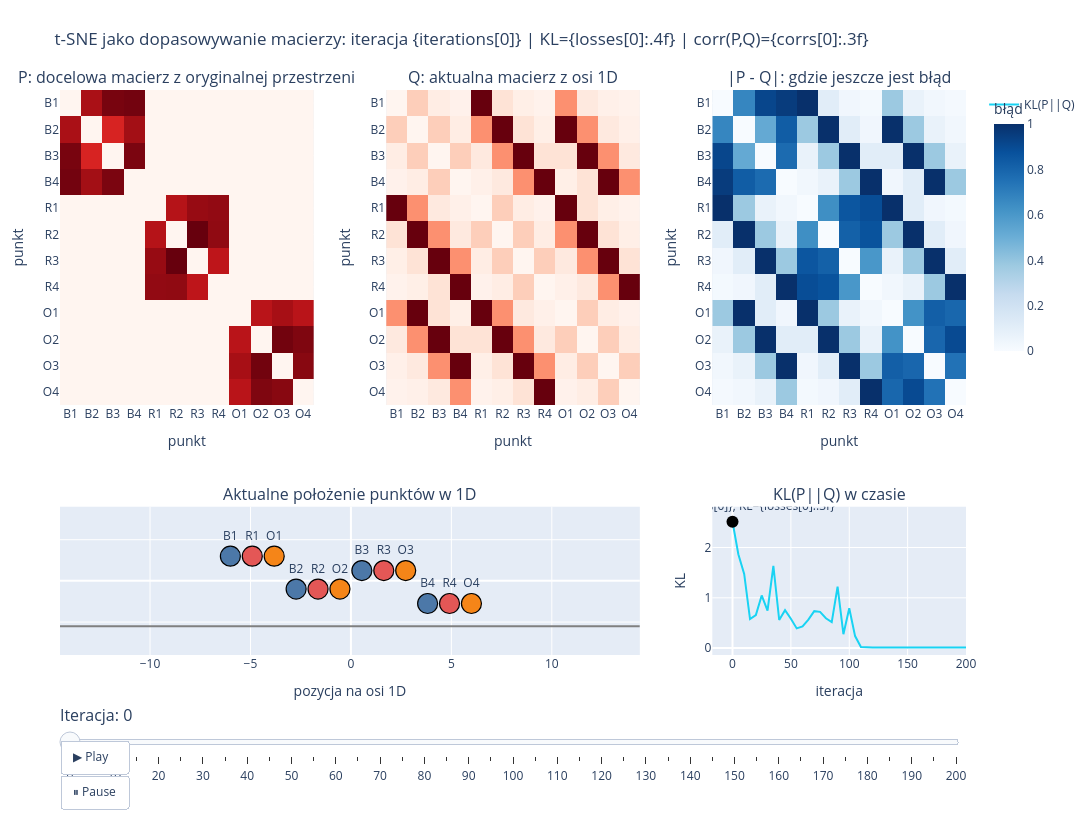

Here is the notebook cell this chart was saved with:
### Markdown cell above
W kolejnych krokach zobaczymy, jak t-SNE zamienia odległości pomiędzy punktami na podobieństwa, a następnie stopniowo przesuwa punkty na osi 1D tak, aby zachować możliwie dużo informacji o oryginalnej strukturze danych.

### Code cell
# Przygotowanie danych do animacji.
frame_indices = list(range(len(states)))
iterations = np.array([s["iteration"] for s in states])
losses = np.array([s["loss"] for s in states])

# Stałe pionowe przesunięcie tylko po to, żeby punkty nie nachodziły idealnie na siebie.
y_jitter = np.array([0.06, -0.02, 0.025, -0.055] * 3)

P_show = scale_for_display(P)
Q_shows = [scale_for_display(s["Q"]) for s in states]
D_shows = [np.abs(P_show - Qs) for Qs in Q_shows]

# Korelacja wzoru macierzy: pomocnicza miara podobieństwa P i Q dla off-diagonal.
mask_offdiag = ~np.eye(N, dtype=bool)
def matrix_corr(A, B):
    a = A[mask_offdiag].ravel()
    b = B[mask_offdiag].ravel()
    if np.std(a) < 1e-12 or np.std(b) < 1e-12:
        return 0.0
    return float(np.corrcoef(a, b)[0, 1])

corrs = np.array([matrix_corr(P_show, Qs) for Qs in Q_shows])

fig = make_subplots(
    rows=2, cols=3,
    row_heights=[0.68, 0.32],
    specs=[
        [{"type": "heatmap"}, {"type": "heatmap"}, {"type": "heatmap"}],
        [{"type": "scatter", "colspan": 2}, None, {"type": "scatter"}],
    ],
    subplot_titles=[
        "P: docelowa macierz z oryginalnej przestrzeni",
        "Q: aktualna macierz z osi 1D",
        "|P - Q|: gdzie jeszcze jest błąd",
        "Aktualne położenie punktów w 1D",
        "KL(P||Q) w czasie",
    ],
    horizontal_spacing=0.08,
    vertical_spacing=0.18,
)

# Trace 0: P target constant.
fig.add_trace(go.Heatmap(
    z=P_show, x=names, y=names, zmin=0, zmax=1,
    colorscale="Reds", showscale=False,
    hovertemplate="P(%{{y}},%{{x}})=%{{z:.2f}}<extra></extra>"
), row=1, col=1)

# Trace 1: Q current.
fig.add_trace(go.Heatmap(
    z=Q_shows[0], x=names, y=names, zmin=0, zmax=1,
    colorscale="Reds", showscale=False,
    hovertemplate="Q(%{{y}},%{{x}})=%{{z:.2f}}<extra></extra>"
), row=1, col=2)

# Trace 2: Difference.
fig.add_trace(go.Heatmap(
    z=D_shows[0], x=names, y=names, zmin=0, zmax=1,
    colorscale="Blues", showscale=True,
    colorbar=dict(title="błąd", len=0.48, y=0.76),
    hovertemplate="|P-Q|=%{{z:.2f}}<extra></extra>"
), row=1, col=3)

# Trace 3: 1D positions.
fig.add_trace(go.Scatter(
    x=states[0]["y"],
    y=y_jitter,
    mode="markers+text",
    text=names,
    textposition="top center",
    marker=dict(size=20, color=point_colors, line=dict(width=1.2, color="black")),
    hovertemplate="punkt=%{{text}}<br>y=%{{x:.2f}}<extra></extra>",
    showlegend=False,
), row=2, col=1)

# Trace 4: line under 1D points.
fig.add_trace(go.Scatter(
    x=[min(states[-1]["y"].min(), states[0]["y"].min()) - 1, max(states[-1]["y"].max(), states[0]["y"].max()) + 1],
    y=[-0.11, -0.11],
    mode="lines",
    line=dict(width=2, color="gray"),
    hoverinfo="skip",
    showlegend=False,
), row=2, col=1)

# Trace 5: full loss curve.
fig.add_trace(go.Scatter(
    x=iterations,
    y=losses,
    mode="lines",
    line=dict(width=2),
    name="KL(P||Q)",
    hovertemplate="iter=%{{x}}<br>KL=%{{y:.4f}}<extra></extra>",
), row=2, col=3)

# Trace 6: moving loss marker.
fig.add_trace(go.Scatter(
    x=[iterations[0]],
    y=[losses[0]],
    mode="markers+text",
    text=[f"iter={{iterations[0]}}, KL={{losses[0]:.3f}}"],
    textposition="top center",
    marker=dict(size=12, color="black"),
    hovertemplate="iter=%{{x}}<br>KL=%{{y:.4f}}<extra></extra>",
    showlegend=False,
), row=2, col=3)

frames = []
for idx, s in enumerate(states):
    frames.append(go.Frame(
        name=str(idx),
        data=[
            go.Heatmap(z=Q_shows[idx]),
            go.Heatmap(z=D_shows[idx]),
            go.Scatter(x=s["y"], y=y_jitter, text=names, marker=dict(size=20, color=point_colors, line=dict(width=1.2, color="black"))),
            go.Scatter(x=[iterations[idx]], y=[losses[idx]], text=[f"iter={{iterations[idx]}}, KL={{losses[idx]:.3f}}, corr={{corrs[idx]:.2f}}"]),
        ],
        traces=[1, 2, 3, 6],
        layout=go.Layout(
            title_text=f"t-SNE jako dopasowywanie macierzy: iteracja {{iterations[idx]}} | KL={{losses[idx]:.4f}} | corr(P,Q)={{corrs[idx]:.3f}}"
        )
    ))

fig.frames = frames

steps = []
for idx, s in enumerate(states):
    steps.append(dict(
        method="animate",
        args=[[str(idx)], dict(mode="immediate", frame=dict(duration=0, redraw=True), transition=dict(duration=0))],
        label=str(s["iteration"])
    ))

fig.update_layout(
    title=f"t-SNE jako dopasowywanie macierzy: iteracja {{iterations[0]}} | KL={{losses[0]:.4f}} | corr(P,Q)={{corrs[0]:.3f}}",
    width=1250,
    height=820,
    margin=dict(l=60, r=30, t=90, b=60),
    sliders=[dict(
        active=0,
        currentvalue=dict(prefix="Iteracja: ", font=dict(size=16)),
        pad=dict(t=45),
        steps=steps
    )],
    updatemenus=[dict(
        type="buttons",
        showactive=False,
        y=0,
        x=0.0,
        xanchor="left",
        yanchor="top",
        pad=dict(t=85, r=10),
        buttons=[
            dict(label="▶ Play", method="animate", args=[None, dict(frame=dict(duration=120, redraw=True), transition=dict(duration=0), fromcurrent=True)]),
            dict(label="⏸ Pause", method="animate", args=[[None], dict(frame=dict(duration=0, redraw=False), mode="immediate")]),
        ]
    )]
)

for axis_name in ["yaxis", "yaxis2", "yaxis3"]:
    fig.layout[axis_name].autorange = "reversed"

fig.update_xaxes(title_text="punkt", row=1, col=1)
fig.update_xaxes(title_text="punkt", row=1, col=2)
fig.update_xaxes(title_text="punkt", row=1, col=3)
fig.update_yaxes(title_text="punkt", row=1, col=1)
fig.update_yaxes(title_text="punkt", row=1, col=2)
fig.update_yaxes(title_text="punkt", row=1, col=3)
fig.update_xaxes(title_text="pozycja na osi 1D", row=2, col=1)
fig.update_yaxes(showticklabels=False, range=[-0.18, 0.18], row=2, col=1)
fig.update_xaxes(title_text="iteracja", row=2, col=3)
fig.update_yaxes(title_text="KL", row=2, col=3)

# Zapis do samodzielnego HTML.
fig.write_html("../html/1_2_tsne_interaktywny_macierz_dopasowania.html", include_plotlyjs=True, full_html=True)

from IPython.display import display, HTML

# Wyświetlenie bezpośrednio w notebooku
display(HTML(fig.to_html(include_plotlyjs='cdn', full_html=False)))

# Dodatkowo dla części konfiguracji Jupyter/Plotly
fig.show()

### Figure 1 — Plotly figure (JSON) as saved in the notebook; plotly's stock layout.template omitted (floating-point values rounded to 4 significant figures; data arrays with more than 128 entries replaced by an {"elided": "..."} marker saying what was removed)
{"data": [{"colorscale": [[0, "rgb(255,245,240)"], [0.125, "rgb(254,224,210)"], [0.25, "rgb(252,187,161)"], [0.375, "rgb(252,146,114)"], [0.5, "rgb(251,106,74)"], [0.625, "rgb(239,59,44)"], [0.75, "rgb(203,24,29)"], [0.875, "rgb(165,15,21)"], [1, "rgb(103,0,13)"]], "hovertemplate": "P(%{{y}},%{{x}})=%{{z:.2f}}<extra></extra>", "showscale": false, "type": "heatmap", "x": ["B1", "B2", "B3", "B4", "R1", "R2", "R3", "R4", "O1", "O2", "O3", "O4"], "xaxis": "x", "y": ["B1", "B2", "B3", "B4", "R1", "R2", "R3", "R4", "O1", "O2", "O3", "O4"], "yaxis": "y", "z": {"elided": "12x12 float values"}, "zmax": 1, "zmin": 0}, {"colorscale": [[0, "rgb(255,245,240)"], [0.125, "rgb(254,224,210)"], [0.25, "rgb(252,187,161)"], [0.375, "rgb(252,146,114)"], [0.5, "rgb(251,106,74)"], [0.625, "rgb(239,59,44)"], [0.75, "rgb(203,24,29)"], [0.875, "rgb(165,15,21)"], [1, "rgb(103,0,13)"]], "hovertemplate": "Q(%{{y}},%{{x}})=%{{z:.2f}}<extra></extra>", "showscale": false, "type": "heatmap", "x": ["B1", "B2", "B3", "B4", "R1", "R2", "R3", "R4", "O1", "O2", "O3", "O4"], "xaxis": "x2", "y": ["B1", "B2", "B3", "B4", "R1", "R2", "R3", "R4", "O1", "O2", "O3", "O4"], "yaxis": "y2", "z": {"elided": "12x12 float values"}, "zmax": 1, "zmin": 0}, {"colorbar": {"len": 0.48, "title": {"text": "błąd"}, "y": 0.76}, "colorscale": [[0, "rgb(247,251,255)"], [0.125, "rgb(222,235,247)"], [0.25, "rgb(198,219,239)"], [0.375, "rgb(158,202,225)"], [0.5, "rgb(107,174,214)"], [0.625, "rgb(66,146,198)"], [0.75, "rgb(33,113,181)"], [0.875, "rgb(8,81,156)"], [1, "rgb(8,48,107)"]], "hovertemplate": "|P-Q|=%{{z:.2f}}<extra></extra>", "showscale": true, "type": "heatmap", "x": ["B1", "B2", "B3", "B4", "R1", "R2", "R3", "R4", "O1", "O2", "O3", "O4"], "xaxis": "x3", "y": ["B1", "B2", "B3", "B4", "R1", "R2", "R3", "R4", "O1", "O2", "O3", "O4"], "yaxis": "y3", "z": {"elided": "12x12 float values"}, "zmax": 1, "zmin": 0}, {"hovertemplate": "punkt=%{{text}}<br>y=%{{x:.2f}}<extra></extra>", "marker": {"color": ["#4C78A8", "#4C78A8", "#4C78A8", "#4C78A8", "#E45756", "#E45756", "#E45756", "#E45756", "#F58518", "#F58518", "#F58518", "#F58518"], "line": {"color": "black", "width": 1.2}, "size": 20}, "mode": "markers+text", "showlegend": false, "text": ["B1", "B2", "B3", "B4", "R1", "R2", "R3", "R4", "O1", "O2", "O3", "O4"], "textposition": "top center", "type": "scatter", "x": [-6, -2.727, 0.5455, 3.818, -4.909, -1.636, 1.636, 4.909, -3.818, -0.5455, 2.727, 6], "xaxis": "x4", "y": [0.06, -0.02, 0.025, -0.055, 0.06, -0.02, 0.025, -0.055, 0.06, -0.02, 0.025, -0.055], "yaxis": "y4"}, {"hoverinfo": "skip", "line": {"color": "gray", "width": 2}, "mode": "lines", "showlegend": false, "type": "scatter", "x": [-14.48, 14.38], "xaxis": "x4", "y": [-0.11, -0.11], "yaxis": "y4"}, {"hovertemplate": "iter=%{{x}}<br>KL=%{{y:.4f}}<extra></extra>", "line": {"width": 2}, "mode": "lines", "name": "KL(P||Q)", "type": "scatter", "x": [0, 5, 10, 15, 20, 25, 30, 35, 40, 45, 50, 55, 60, 65, 70, 75, 80, 85, 90, 95, 100, 105, 110, 115, 120, 125, 130, 135, 140, 145, 150, 155, 160, 165, 170, 175, 180, 185, 190, 195, 200], "xaxis": "x5", "y": [2.514, 1.867, 1.476, 0.5771, 0.6574, 1.046, 0.7457, 1.635, 0.5593, 0.7543, 0.5845, 0.3921, 0.4318, 0.5659, 0.7345, 0.7211, 0.5929, 0.5165, 1.221, 0.2764, 0.7929, 0.2391, 0.02148, 0.01204, 0.01136, 0.01131, 0.01127, 0.01122, 0.01118, 0.01114, 0.0111, 0.01106, 0.01102, 0.01098, 0.01094, 0.0109, 0.01086, 0.01083, 0.01079, 0.01075, 0.01071], "yaxis": "y5"}, {"hovertemplate": "iter=%{{x}}<br>KL=%{{y:.4f}}<extra></extra>", "marker": {"color": "black", "size": 12}, "mode": "markers+text", "showlegend": false, "text": ["iter={iterations[0]}, KL={losses[0]:.3f}"], "textposition": "top center", "type": "scatter", "x": [0], "xaxis": "x5", "y": [2.514], "yaxis": "y5"}], "layout": {"annotations": [{"font": {"size": 16}, "showarrow": false, "text": "P: docelowa macierz z oryginalnej przestrzeni", "x": 0.14, "xanchor": "center", "xref": "paper", "y": 1, "yanchor": "bottom", "yref": "paper"}, {"font": {"size": 16}, "showarrow": false, "text": "Q: aktualna macierz z osi 1D", "x": 0.5, "xanchor": "center", "xref": "paper", "y": 1, "yanchor": "bottom", "yref": "paper"}, {"font": {"size": 16}, "showarrow": false, "text": "|P - Q|: gdzie jeszcze jest błąd", "x": 0.86, "xanchor": "center", "xref": "paper", "y": 1, "yanchor": "bottom", "yref": "paper"}, {"font": {"size": 16}, "showarrow": false, "text": "Aktualne położenie punktów w 1D", "x": 0.32, "xanchor": "center", "xref": "paper", "y": 0.2624, "yanchor": "bottom", "yref": "paper"}, {"font": {"size": 16}, "showarrow": false, "text": "KL(P||Q) w czasie", "x": 0.86, "xanchor": "center", "xref": "paper", "y": 0.2624, "yanchor": "bottom", "yref": "paper"}], "height": 820, "margin": {"b": 60, "l": 60, "r": 30, "t": 90}, "sliders": [{"active": 0, "currentvalue": {"font": {"size": 16}, "prefix": "Iteracja: "}, "pad": {"t": 45}, "steps": [{"args": [["0"], {"frame": {"duration": 0, "redraw": true}, "mode": "immediate", "transition": {"duration": 0}}], "label": "0", "method": "animate"}, {"args": [["1"], {"frame": {"duration": 0, "redraw": true}, "mode": "immediate", "transition": {"duration": 0}}], "label": "5", "method": "animate"}, {"args": [["2"], {"frame": {"duration": 0, "redraw": true}, "mode": "immediate", "transition": {"duration": 0}}], "label": "10", "method": "animate"}, {"args": [["3"], {"frame": {"duration": 0, "redraw": true}, "mode": "immediate", "transition": {"duration": 0}}], "label": "15", "method": "animate"}, {"args": [["4"], {"frame": {"duration": 0, "redraw": true}, "mode": "immediate", "transition": {"duration": 0}}], "label": "20", "method": "animate"}, {"args": [["5"], {"frame": {"duration": 0, "redraw": true}, "mode": "immediate", "transition": {"duration": 0}}], "label": "25", "method": "animate"}, {"args": [["6"], {"frame": {"duration": 0, "redraw": true}, "mode": "immediate", "transition": {"duration": 0}}], "label": "30", "method": "animate"}, {"args": [["7"], {"frame": {"duration": 0, "redraw": true}, "mode": "immediate", "transition": {"duration": 0}}], "label": "35", "method": "animate"}, {"args": [["8"], {"frame": {"duration": 0, "redraw": true}, "mode": "immediate", "transition": {"duration": 0}}], "label": "40", "method": "animate"}, {"args": [["9"], {"frame": {"duration": 0, "redraw": true}, "mode": "immediate", "transition": {"duration": 0}}], "label": "45", "method": "animate"}, {"args": [["10"], {"frame": {"duration": 0, "redraw": true}, "mode": "immediate", "transition": {"duration": 0}}], "label": "50", "method": "animate"}, {"args": [["11"], {"frame": {"duration": 0, "redraw": true}, "mode": "immediate", "transition": {"duration": 0}}], "label": "55", "method": "animate"}, {"args": [["12"], {"frame": {"duration": 0, "redraw": true}, "mode": "immediate", "transition": {"duration": 0}}], "label": "60", "method": "animate"}, {"args": [["13"], {"frame": {"duration": 0, "redraw": true}, "mode": "immediate", "transition": {"duration": 0}}], "label": "65", "method": "animate"}, {"args": [["14"], {"frame": {"duration": 0, "redraw": true}, "mode": "immediate", "transition": {"duration": 0}}], "label": "70", "method": "animate"}, {"args": [["15"], {"frame": {"duration": 0, "redraw": true}, "mode": "immediate", "transition": {"duration": 0}}], "label": "75", "method": "animate"}, {"args": [["16"], {"frame": {"duration": 0, "redraw": true}, "mode": "immediate", "transition": {"duration": 0}}], "label": "80", "method": "animate"}, {"args": [["17"], {"frame": {"duration": 0, "redraw": true}, "mode": "immediate", "transition": {"duration": 0}}], "label": "85", "method": "animate"}, {"args": [["18"], {"frame": {"duration": 0, "redraw": true}, "mode": "immediate", "transition": {"duration": 0}}], "label": "90", "method": "animate"}, {"args": [["19"], {"frame": {"duration": 0, "redraw": true}, "mode": "immediate", "transition": {"duration": 0}}], "label": "95", "method": "animate"}, {"args": [["20"], {"frame": {"duration": 0, "redraw": true}, "mode": "immediate", "transition": {"duration": 0}}], "label": "100", "method": "animate"}, {"args": [["21"], {"frame": {"duration": 0, "redraw": true}, "mode": "immediate", "transition": {"duration": 0}}], "label": "105", "method": "animate"}, {"args": [["22"], {"frame": {"duration": 0, "redraw": true}, "mode": "immediate", "transition": {"duration": 0}}], "label": "110", "method": "animate"}, {"args": [["23"], {"frame": {"duration": 0, "redraw": true}, "mode": "immediate", "transition": {"duration": 0}}], "label": "115", "method": "animate"}, {"args": [["24"], {"frame": {"duration": 0, "redraw": true}, "mode": "immediate", "transition": {"duration": 0}}], "label": "120", "method": "animate"}, {"args": [["25"], {"frame": {"duration": 0, "redraw": true}, "mode": "immediate", "transition": {"duration": 0}}], "label": "125", "method": "animate"}, {"args": [["26"], {"frame": {"duration": 0, "redraw": true}, "mode": "immediate", "transition": {"duration": 0}}], "label": "130", "method": "animate"}, {"args": [["27"], {"frame": {"duration": 0, "redraw": true}, "mode": "immediate", "transition": {"duration": 0}}], "label": "135", "method": "animate"}, {"args": [["28"], {"frame": {"duration": 0, "redraw": true}, "mode": "immediate", "transition": {"duration": 0}}], "label": "140", "method": "animate"}, {"args": [["29"], {"frame": {"duration": 0, "redraw": true}, "mode": "immediate", "transition": {"duration": 0}}], "label": "145", "method": "animate"}, {"args": [["30"], {"frame": {"duration": 0, "redraw": true}, "mode": "immediate", "transition": {"duration": 0}}], "label": "150", "method": "animate"}, {"args": [["31"], {"frame": {"duration": 0, "redraw": true}, "mode": "immediate", "transition": {"duration": 0}}], "label": "155", "method": "animate"}, {"args": [["32"], {"frame": {"duration": 0, "redraw": true}, "mode": "immediate", "transition": {"duration": 0}}], "label": "160", "method": "animate"}, {"args": [["33"], {"frame": {"duration": 0, "redraw": true}, "mode": "immediate", "transition": {"duration": 0}}], "label": "165", "method": "animate"}, {"args": [["34"], {"frame": {"duration": 0, "redraw": true}, "mode": "immediate", "transition": {"duration": 0}}], "label": "170", "method": "animate"}, {"args": [["35"], {"frame": {"duration": 0, "redraw": true}, "mode": "immediate", "transition": {"duration": 0}}], "label": "175", "method": "animate"}, {"args": [["36"], {"frame": {"duration": 0, "redraw": true}, "mode": "immediate", "transition": {"duration": 0}}], "label": "180", "method": "animate"}, {"args": [["37"], {"frame": {"duration": 0, "redraw": true}, "mode": "immediate", "transition": {"duration": 0}}], "label": "185", "method": "animate"}, {"args": [["38"], {"frame": {"duration": 0, "redraw": true}, "mode": "immediate", "transition": {"duration": 0}}], "label": "190", "method": "animate"}, {"args": [["39"], {"frame": {"duration": 0, "redraw": true}, "mode": "immediate", "transition": {"duration": 0}}], "label": "195", "method": "animate"}, {"args": [["40"], {"frame": {"duration": 0, "redraw": true}, "mode": "immediate", "transition": {"duration": 0}}], "label": "200", "method": "animate"}]}], "title": {"text": "t-SNE jako dopasowywanie macierzy: iteracja {iterations[0]} | KL={losses[0]:.4f} | corr(P,Q)={corrs[0]:.3f}"}, "updatemenus": [{"buttons": [{"args": [null, {"frame": {"duration": 120, "redraw": true}, "fromcurrent": true, "transition": {"duration": 0}}], "label": "▶ Play", "method": "animate"}, {"args": [[null], {"frame": {"duration": 0, "redraw": false}, "mode": "immediate"}], "label": "⏸ Pause", "method": "animate"}], "pad": {"r": 10, "t": 85}, "showactive": false, "type": "buttons", "x": 0, "xanchor": "left", "y": 0, "yanchor": "top"}], "width": 1250, "xaxis": {"anchor": "y", "domain": [0, 0.28], "title": {"text": "punkt"}}, "xaxis2": {"anchor": "y2", "domain": [0.36, 0.64], "title": {"text": "punkt"}}, "xaxis3": {"anchor": "y3", "domain": [0.72, 1], "title": {"text": "punkt"}}, "xaxis4": {"anchor": "y4", "domain": [0, 0.64], "title": {"text": "pozycja na osi 1D"}}, "xaxis5": {"anchor": "y5", "domain": [0.72, 1], "title": {"text": "iteracja"}}, "yaxis": {"anchor": "x", "autorange": "reversed", "domain": [0.4424, 1], "title": {"text": "punkt"}}, "yaxis2": {"anchor": "x2", "autorange": "reversed", "domain": [0.4424, 1], "title": {"text": "punkt"}}, "yaxis3": {"anchor": "x3", "autorange": "reversed", "domain": [0.4424, 1], "title": {"text": "punkt"}}, "yaxis4": {"anchor": "x4", "domain": [0, 0.2624], "range": [-0.18, 0.18], "showticklabels": false}, "yaxis5": {"anchor": "x5", "domain": [0, 0.2624], "title": {"text": "KL"}}}}
